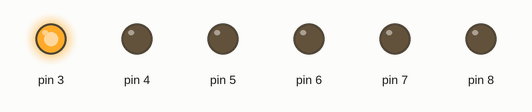
Recording of a sketch running on a simulated Arduino Uno, built with avr-gcc and run on an emulated ATmega328P. Parts: output pins drawn as LEDs (lit = HIGH).

Above: at 0.5 s.
At 3.5 s:
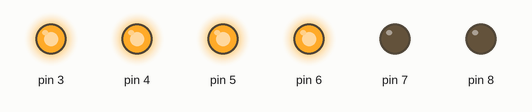
At 5.5 s:
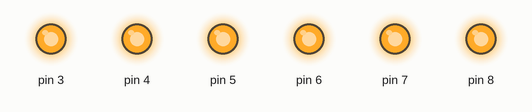
At 7.5 s:
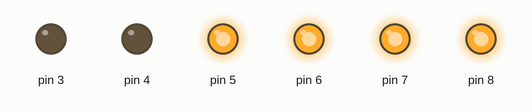
At 10.5 s:
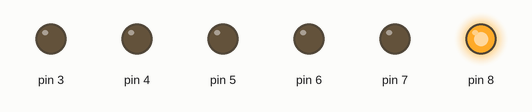
At 14.5 s:
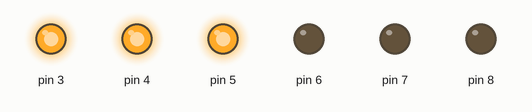
Timing chart, 0 to 15.6 s (numbered marks = the images above):
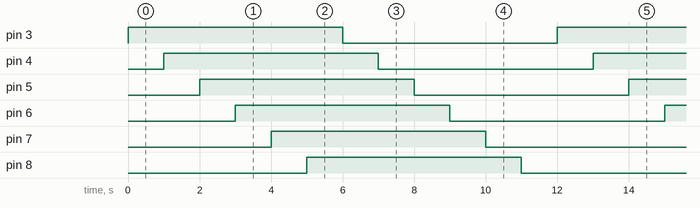

Measured:
- by itself, pin 3–8: alternates HIGH for 6.0 s and LOW for 6.0 s
- by itself, everything shown: repeats every 12.0 s, in 12 steps

The sketch:

Lchika2.ino
```cpp
//
// D3-D8 port に接続したLEDを1秒毎に点灯させていく
// delay()関数版
//

void setup() {
  pinMode(3, OUTPUT);
  pinMode(4, OUTPUT);
  pinMode(5, OUTPUT);
  pinMode(6, OUTPUT);
  pinMode(7, OUTPUT);
  pinMode(8, OUTPUT);
}

void loop() {
  char c=0;

  for(c=3;c<=8;c++){
   digitalWrite(c, HIGH);
   delay(1000);
  }

  for(c=3;c<=8;c++){
   digitalWrite(c, LOW);
   delay(1000);
  }


}
```
